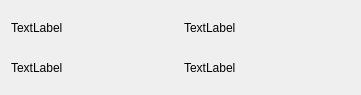
<?xml version="1.0" encoding="UTF-8"?>
<ui version="4.0">
 <class>Dialog</class>
 <widget class="QDialog" name="Dialog">
  <property name="geometry">
   <rect>
    <x>0</x>
    <y>0</y>
    <width>361</width>
    <height>95</height>
   </rect>
  </property>
  <property name="windowTitle">
   <string>Dialog</string>
  </property>
  <layout class="QVBoxLayout" name="verticalLayout_3">
   <item>
    <layout class="QHBoxLayout" name="horizontalLayout">
     <item>
      <layout class="QVBoxLayout" name="verticalLayout">
       <item>
        <widget class="QLabel" name="label">
         <property name="text">
          <string>TextLabel</string>
         </property>
        </widget>
       </item>
       <item>
        <widget class="QLabel" name="label_3">
         <property name="text">
          <string>TextLabel</string>
         </property>
        </widget>
       </item>
      </layout>
     </item>
     <item>
      <layout class="QVBoxLayout" name="verticalLayout_2">
       <item>
        <widget class="QLabel" name="label_2">
         <property name="text">
          <string>TextLabel</string>
         </property>
        </widget>
       </item>
       <item>
        <widget class="QLabel" name="label_4">
         <property name="text">
          <string>TextLabel</string>
         </property>
        </widget>
       </item>
      </layout>
     </item>
    </layout>
   </item>
  </layout>
 </widget>
 <resources/>
 <connections/>
</ui>
